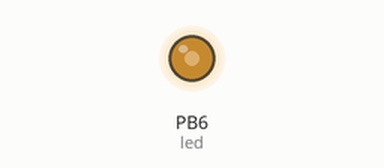
This program was run on a simulated ATmega168P, built with avr-gcc and emulated at 1 MHz. On the bench: output pins drawn as LEDs (lit = HIGH).

Above: at 0.1 s.
Timing chart, 0 to 1.6 s (numbered marks = the images above):
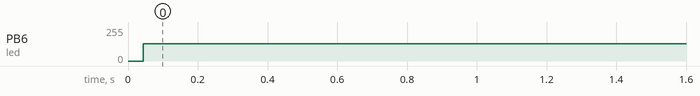

Measured:
- by itself, PB6 (led): 0/255 → 128/255 at 0.04 s

The program:

main.c
```c
// Blinks LED connected to Pin PA6
#include <avr/io.h>
#include <util/delay.h>

#define output(directions,pin) (directions |= pin) // set port direction for output
#define input(directions,pin) (directions &= (~pin)) // set port direction for input
#define set(port,pin) (port |= pin) // set port pin
#define clear(port,pin) (port &= (~pin)) // clear port pin
#define pin_test(pins,pin) (pins & pin) // test for port pin
#define bit_test(byte,bit) (byte & (1 << bit)) // test for bit set

#define led (1 << PB6)
#define led_port PORTB
#define led_direction DDRB

int main(void)
{
	output(led_direction, led);
	while (1) {
		set(led_port, led);
		/* _delay_us(1); */
		_delay_ms(1);
		clear(led_port, led);
		/* _delay_us(1); */
		_delay_ms(1);
	}

	return 0;
}
```
